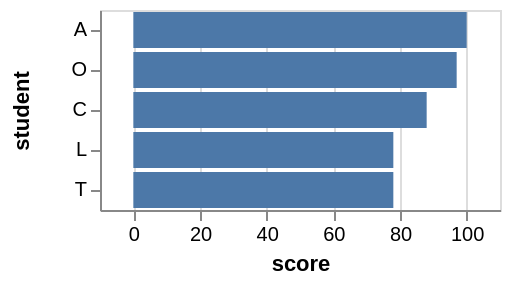

This figure's Vega-Lite source:
### Vega specification from a JSON file in a GitHub repository (floating-point values rounded to 4 significant figures)
{"$schema": "https://vega.github.io/schema/vega/v4.json", "description": "A bar graph showing the scores of the top 5 students. This shows an example of the window transform, for how the top K (5) can be filtered, and also how a rank can be computed for each student.", "autosize": "pad", "padding": 5, "width": 200, "style": "cell", "data": [{"name": "source_0", "values": [{"student": "A", "score": 100}, {"student": "B", "score": 56}, {"student": "C", "score": 88}, {"student": "D", "score": 65}, {"student": "E", "score": 45}, {"student": "F", "score": 23}, {"student": "G", "score": 66}, {"student": "H", "score": 67}, {"student": "I", "score": 13}, {"student": "J", "score": 12}, {"student": "K", "score": 50}, {"student": "L", "score": 78}, {"student": "M", "score": 66}, {"student": "N", "score": 30}, {"student": "O", "score": 97}, {"student": "P", "score": 75}, {"student": "Q", "score": 24}, {"student": "R", "score": 42}, {"student": "S", "score": 76}, {"student": "T", "score": 78}, {"student": "U", "score": 21}, {"student": "V", "score": 46}]}, {"name": "data_0", "source": "source_0", "transform": [{"type": "window", "params": [null], "as": ["rank"], "ops": ["rank"], "fields": [null], "sort": {"field": ["score"], "order": ["descending"]}}, {"type": "filter", "expr": "datum.rank <= 5"}]}], "signals": [{"name": "y_step", "value": 20}, {"name": "height", "update": "bandspace(domain('y').length, 0.1, 0.05) * y_step"}], "marks": [{"name": "marks", "type": "rect", "style": ["bar"], "from": {"data": "data_0"}, "encode": {"update": {"fill": [{"test": "datum[\"score\"] === null || isNaN(datum[\"score\"])", "value": null}, {"value": "#4c78a8"}], "tooltip": {"signal": "{\"score\": format(datum[\"score\"], \"\"), \"student\": ''+datum[\"student\"]}"}, "x": {"scale": "x", "field": "score"}, "x2": {"scale": "x", "value": 0}, "y": {"scale": "y", "field": "student"}, "height": {"scale": "y", "band": true}}}}], "scales": [{"name": "x", "type": "linear", "domain": {"data": "data_0", "field": "score"}, "range": [0, {"signal": "width"}], "nice": true, "zero": true, "padding": 5}, {"name": "y", "type": "band", "domain": {"data": "data_0", "field": "student", "sort": {"field": "score", "op": "average", "order": "descending"}}, "range": {"step": {"signal": "y_step"}}, "paddingInner": 0.1, "paddingOuter": 0.05}], "axes": [{"scale": "x", "orient": "bottom", "grid": false, "title": "score", "labelFlush": true, "labelOverlap": true, "tickCount": {"signal": "ceil(width/40)"}, "zindex": 1}, {"scale": "x", "orient": "bottom", "gridScale": "y", "grid": true, "tickCount": {"signal": "ceil(width/40)"}, "domain": false, "labels": false, "maxExtent": 0, "minExtent": 0, "ticks": false, "zindex": 0}, {"scale": "y", "orient": "left", "grid": false, "title": "student", "zindex": 1}], "config": {"axisY": {"minExtent": 30}}}
